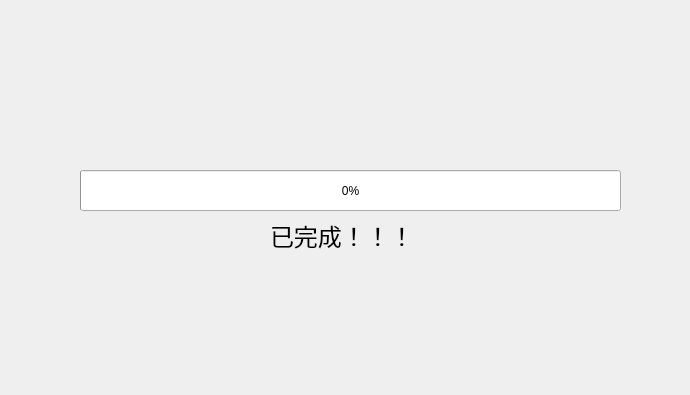
<?xml version="1.0" encoding="UTF-8"?>
<ui version="4.0">
 <class>Form_Rset</class>
 <widget class="QWidget" name="Form_Rset">
  <property name="geometry">
   <rect>
    <x>0</x>
    <y>0</y>
    <width>690</width>
    <height>395</height>
   </rect>
  </property>
  <property name="windowTitle">
   <string>Form</string>
  </property>
  <widget class="QWidget" name="horizontalLayoutWidget">
   <property name="geometry">
    <rect>
     <x>110</x>
     <y>30</y>
     <width>171</width>
     <height>41</height>
    </rect>
   </property>
   <layout class="QHBoxLayout" name="hboxl"/>
  </widget>
  <widget class="QWidget" name="horizontalLayoutWidget_2">
   <property name="geometry">
    <rect>
     <x>380</x>
     <y>30</y>
     <width>171</width>
     <height>41</height>
    </rect>
   </property>
   <layout class="QHBoxLayout" name="hboxl_2"/>
  </widget>
  <widget class="QProgressBar" name="progressBar">
   <property name="geometry">
    <rect>
     <x>80</x>
     <y>170</y>
     <width>541</width>
     <height>41</height>
    </rect>
   </property>
   <property name="value">
    <number>0</number>
   </property>
  </widget>
  <widget class="QLabel" name="label">
   <property name="geometry">
    <rect>
     <x>270</x>
     <y>220</y>
     <width>201</width>
     <height>31</height>
    </rect>
   </property>
   <property name="font">
    <font>
     <family>文泉驿微米黑</family>
     <pointsize>18</pointsize>
    </font>
   </property>
   <property name="text">
    <string>已完成！！！</string>
   </property>
  </widget>
 </widget>
 <resources/>
 <connections/>
</ui>
